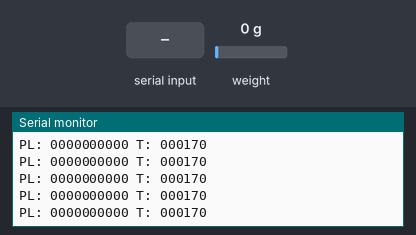
A sketch run on a simulated Arduino Uno, built with avr-gcc and run on an emulated ATmega328P. Parts: the last lines printed to the serial monitor. The inputs (shaded band) are chosen by the test bench; at power-on: weight on the scale 0 g.

Above: at 2.2 s.
2.3 s: "i0  \n" received over Serial
5.3 s: "{S1000}\n" received over Serial
8.3 s: "{DEBUG_ON}\n" received over Serial
At 9.67 s:
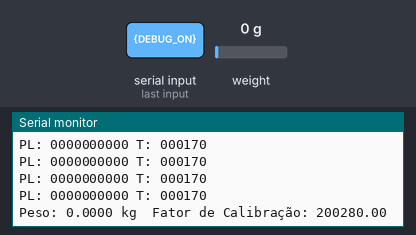
11.3 s: byte 125 ('}') received over Serial
14.3 s: "{DEBUG_OFF}\n" received over Serial
At 16.82 s:
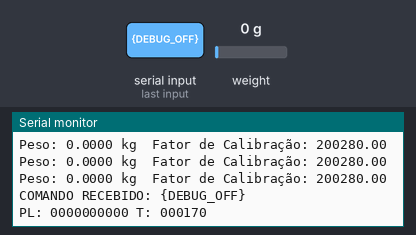
17.3 s: weight on the scale set to 100 g
At 17.33 s:
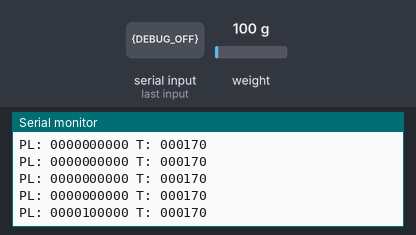

Measured:
- after the input at 8.3 s, the serial monitor: prints a new line after 1.2 s (image 1)
- after the input at 14.3 s, the serial monitor: prints a new line after 2.3 s (image 2)
- after the input at 17.3 s, the serial monitor: prints a new line at once (image 3)

The sketch:

hx711_simulator.ino
```cpp
/*
-----------------------------------------------------------------------------------------------
Módulo simulador para balanças HX711
COMUNICAÇÃO SERIAL
BAUD RATE           9600
DATA SIZE           8
PARITY              none
HANDSHAKE           OFF
MODE                Free
-----------------------------------------------------------------------------------------------
DESENVOLVEDOR       DATA
Ismael Valentin     21/03/2019
-----------------------------------------------------------------------------------------------
ALTERACOES
NOME                DATA          OBSERVACAO
-----------------------------------------------------------------------------------------------
COMANDOS SERIAIS ENTRADA
NOME                OBSERVACAO
{DEBUG_ON}          Ativa o modo debug da balança mostrando pesagem e calibração
{DEBUG_OFF}         Desativa o modo debug voltando a enviar pesagens continuamente pela serial
{TARA}              Seta a tara na balança
{200280}            Seta o fator calibração, neste caso 200280 (PADRÃO BALANÇA BARRA)
{S10}               Soma 10 ao fator calibração
{D10}               Diminui 10 ao fator calibração
{S100}              Soma 100 ao fator calibração
{D100}              Diminui 100 ao fator calibração
{S1000}             Soma 1000 ao fator calibração
{D1000}             Diminui 1000 ao fator calibração
{S10000}            Soma 10000 ao fator calibração
{D10000}            Diminui 10000 ao fator calibração
-----------------------------------------------------------------------------------------------
caracteres especiais
STX \u000218
ETX \u0003
*/

#include "HX711.h"      // Biblioteca HX711

#define DOUT 8          // HX711 DATA OUT = pino A0 do Arduino
#define SCK 9           // HX711 SCK IN = pino A1 do Arduino

HX711 balanca;          // instancia Balança HX711

float calibration_factor = 200280;                                 // fator de calibração para teste inicial
float peso = 0;
String comandoSerial;
char caractereSerial;
int debug = 0;                                                     // 1 ATIVA DEBUG

void setup()
{
  Serial.begin(9600);                                              // monitor serial 9600 Bps

  balanca.begin(DOUT, SCK);
  balanca.set_scale();                                             // configura a escala da Balança
  zeraBalanca ();                                                  // zera a Balança

  comandoSerial = "";
}

void zeraBalanca ()
{
  balanca.tare();                                                 // zera a Balança
  if (debug == 1){
    Serial.println();                                               // salta uma linha
    Serial.println("Balança Zerada ");
  }
}

void printPeso(){

  String valor = String(peso, 6);

  valor.replace(".","");

  String txt = valor;

  for( byte i= 0; i<(10 - valor.length()); i++ )
    txt = "0" + txt;

  Serial.print(txt);
}

void loop()
{
  balanca.set_scale(calibration_factor);
  peso = balanca.get_units();

  if (peso < 0){
    peso = 0;
  }

  if(debug == 1){
    Serial.print("Peso: ");                                         // imprime no monitor serial
    Serial.print(balanca.get_units(), 4);                           // imprime peso da balança com 3 casas decimais
    Serial.print(" kg");
    Serial.print("\t");
    Serial.print("Fator de Calibração: ");                          // imprime no monitor serial
    Serial.println(calibration_factor);                             // imprime fator de calibração
  }else{

    /*Serial.write(0x02);                                             // STX - Start of text
    //Serial.print(peso, 4);
    Serial.write("i0  ");
    printPeso();
    Serial.write(0x0D);                                             // CR - Enter
    Serial.write(0x08);                                             // BS - BackSpace
    */
    Serial.write("PL: ");                                             // STX - Start of text
    //Serial.print(peso, 6);
    printPeso();
    Serial.write(" T: 000170");
    Serial.write(0x0D);                                             // CR - Enter
    Serial.write(0x0A);
  }

  if (Serial.available())                                           // reconhece letra para ajuste do fator de calibração
  {

    caractereSerial = Serial.read();
    if (caractereSerial != '\n'){
      comandoSerial.concat(caractereSerial);
    }

    if(caractereSerial == '}'){

      if (debug == 1){
        Serial.print("COMANDO RECEBIDO: ");
        Serial.println(comandoSerial);
      }

      if (comandoSerial == "{DEBUG_ON}")
        debug = 1;
      else if (comandoSerial == "{DEBUG_OFF}")
        debug = 0;
      else if (comandoSerial == "{S10}")    // = aumenta 10
        calibration_factor += 10;
      else if (comandoSerial == "{D10}")    // = diminui 10
        calibration_factor -= 10;
      else if (comandoSerial == "{S100}")   // = aumenta 100
        calibration_factor += 100;
      else if (comandoSerial == "{D100}")   // = diminui 100
        calibration_factor -= 100;
      else if (comandoSerial == "{S1000}")  // = aumenta 1000
        calibration_factor += 1000;
      else if (comandoSerial == "{D1000}")  // = diminui 1000
        calibration_factor -= 1000;
      else if (comandoSerial == "{S10000}") // = aumenta 10000
        calibration_factor += 10000;
      else if (comandoSerial == "{D10000}") // = dimuni 10000
        calibration_factor -= 10000;
      else if (comandoSerial == "{TARA}")   // = zera a Balança
        zeraBalanca ();

      comandoSerial = "";
    }
    delay(10);
  }

  /*
  scale.power_down();              // put the ADC in sleep mode
  delay(5000);
  scale.power_up()
  */
}
```
